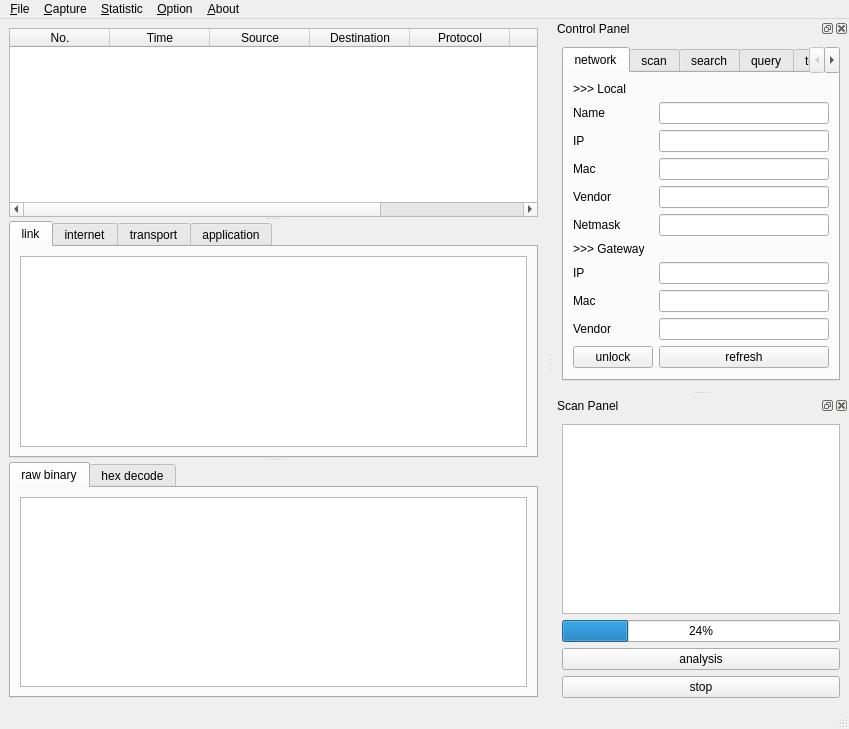
<?xml version="1.0" encoding="UTF-8"?>
<ui version="4.0">
 <class>MainWindow</class>
 <widget class="QMainWindow" name="MainWindow">
  <property name="geometry">
   <rect>
    <x>0</x>
    <y>0</y>
    <width>849</width>
    <height>729</height>
   </rect>
  </property>
  <property name="windowTitle">
   <string>MainWindow</string>
  </property>
  <widget class="QWidget" name="centralwidget">
   <layout class="QHBoxLayout" name="horizontalLayout_8">
    <item>
     <widget class="QSplitter" name="splitter">
      <property name="orientation">
       <enum>Qt::Vertical</enum>
      </property>
      <widget class="QTableWidget" name="conciseInfoTable">
       <property name="styleSheet">
        <string notr="true">outline:0;</string>
       </property>
       <property name="showGrid">
        <bool>false</bool>
       </property>
       <property name="gridStyle">
        <enum>Qt::NoPen</enum>
       </property>
       <column>
        <property name="text">
         <string>No.</string>
        </property>
       </column>
       <column>
        <property name="text">
         <string>Time</string>
        </property>
       </column>
       <column>
        <property name="text">
         <string>Source</string>
        </property>
       </column>
       <column>
        <property name="text">
         <string>Destination</string>
        </property>
       </column>
       <column>
        <property name="text">
         <string>Protocol</string>
        </property>
       </column>
       <column>
        <property name="text">
         <string>Length</string>
        </property>
       </column>
       <column>
        <property name="text">
         <string>Stack</string>
        </property>
       </column>
      </widget>
      <widget class="QTabWidget" name="verboseInfoTab">
       <property name="currentIndex">
        <number>0</number>
       </property>
       <widget class="QWidget" name="linkTab">
        <attribute name="title">
         <string>link</string>
        </attribute>
        <layout class="QVBoxLayout" name="verticalLayout_7">
         <item>
          <widget class="QPlainTextEdit" name="linkTextEdit"/>
         </item>
        </layout>
       </widget>
       <widget class="QWidget" name="interTab">
        <attribute name="title">
         <string>internet</string>
        </attribute>
        <layout class="QVBoxLayout" name="verticalLayout_6">
         <item>
          <widget class="QPlainTextEdit" name="interTextEdit"/>
         </item>
        </layout>
       </widget>
       <widget class="QWidget" name="transTab">
        <attribute name="title">
         <string>transport</string>
        </attribute>
        <layout class="QVBoxLayout" name="verticalLayout_5">
         <item>
          <widget class="QPlainTextEdit" name="transTextEdit"/>
         </item>
        </layout>
       </widget>
       <widget class="QWidget" name="appTab">
        <attribute name="title">
         <string>application</string>
        </attribute>
        <layout class="QVBoxLayout" name="verticalLayout_4">
         <item>
          <widget class="QPlainTextEdit" name="appTextEdit"/>
         </item>
        </layout>
       </widget>
      </widget>
      <widget class="QTabWidget" name="decodeInfoTab">
       <property name="currentIndex">
        <number>0</number>
       </property>
       <widget class="QWidget" name="rawTab">
        <attribute name="title">
         <string>raw binary</string>
        </attribute>
        <layout class="QVBoxLayout" name="verticalLayout_8">
         <item>
          <widget class="QPlainTextEdit" name="rawTextEdit"/>
         </item>
        </layout>
       </widget>
       <widget class="QWidget" name="hexTab">
        <attribute name="title">
         <string>hex decode</string>
        </attribute>
        <layout class="QVBoxLayout" name="verticalLayout_9">
         <item>
          <widget class="QPlainTextEdit" name="hexTextEdit"/>
         </item>
        </layout>
       </widget>
      </widget>
     </widget>
    </item>
   </layout>
  </widget>
  <widget class="QMenuBar" name="menubar">
   <property name="geometry">
    <rect>
     <x>0</x>
     <y>0</y>
     <width>849</width>
     <height>26</height>
    </rect>
   </property>
   <widget class="QMenu" name="menu_File">
    <property name="title">
     <string>&amp;File</string>
    </property>
    <widget class="QMenu" name="menu_export">
     <property name="title">
      <string>&amp;export</string>
     </property>
     <widget class="QMenu" name="menuNetwork_info">
      <property name="title">
       <string>&amp;network info</string>
      </property>
      <addaction name="actionNetCSV"/>
      <addaction name="actionNetJSON"/>
      <addaction name="actionNetPlain"/>
     </widget>
     <widget class="QMenu" name="menuLAN_info">
      <property name="title">
       <string>&amp;LAN info</string>
      </property>
      <addaction name="actionLANCSV"/>
      <addaction name="actionLANJSON"/>
      <addaction name="actionLANPlain"/>
     </widget>
     <widget class="QMenu" name="menuPackets_info">
      <property name="title">
       <string>&amp;packets info</string>
      </property>
      <addaction name="actionPktCSV"/>
      <addaction name="actionPktJSON"/>
      <addaction name="actionPktPlain"/>
     </widget>
     <addaction name="menuNetwork_info"/>
     <addaction name="menuLAN_info"/>
     <addaction name="menuPackets_info"/>
    </widget>
    <addaction name="action_Save"/>
    <addaction name="action_Open"/>
    <addaction name="separator"/>
    <addaction name="menu_export"/>
    <addaction name="separator"/>
    <addaction name="action_close"/>
   </widget>
   <widget class="QMenu" name="menu_Capture">
    <property name="title">
     <string>&amp;Capture</string>
    </property>
    <addaction name="action_Start"/>
    <addaction name="separator"/>
    <addaction name="action_Stop"/>
    <addaction name="separator"/>
    <addaction name="action_Restart"/>
   </widget>
   <widget class="QMenu" name="menu_Statistic">
    <property name="title">
     <string>&amp;Statistic</string>
    </property>
    <widget class="QMenu" name="menu_protocol">
     <property name="title">
      <string>&amp;protocol</string>
     </property>
     <addaction name="action_ProBar"/>
     <addaction name="action_ProHbar"/>
     <addaction name="action_ProPie"/>
    </widget>
    <widget class="QMenu" name="menu_length">
     <property name="title">
      <string>&amp;length</string>
     </property>
     <addaction name="action_LenBar"/>
     <addaction name="action_LenHbar"/>
     <addaction name="action_LenPie"/>
    </widget>
    <widget class="QMenu" name="menu_time">
     <property name="title">
      <string>&amp;time</string>
     </property>
     <addaction name="action_TimeBar"/>
     <addaction name="action_TimeHbar"/>
     <addaction name="action_TimePie"/>
    </widget>
    <addaction name="menu_protocol"/>
    <addaction name="menu_length"/>
    <addaction name="menu_time"/>
   </widget>
   <widget class="QMenu" name="menu_Option">
    <property name="title">
     <string>&amp;Option</string>
    </property>
    <addaction name="separator"/>
    <addaction name="action_Filter"/>
    <addaction name="separator"/>
    <addaction name="action_RefreshRank"/>
   </widget>
   <widget class="QMenu" name="menu_About">
    <property name="title">
     <string>&amp;About</string>
    </property>
    <addaction name="action_Help"/>
    <addaction name="separator"/>
    <addaction name="action_Author"/>
    <addaction name="separator"/>
    <addaction name="action_Rank"/>
   </widget>
   <addaction name="menu_File"/>
   <addaction name="menu_Capture"/>
   <addaction name="menu_Statistic"/>
   <addaction name="menu_Option"/>
   <addaction name="menu_About"/>
  </widget>
  <widget class="QStatusBar" name="statusbar"/>
  <widget class="QDockWidget" name="controlDock">
   <property name="enabled">
    <bool>true</bool>
   </property>
   <property name="floating">
    <bool>false</bool>
   </property>
   <property name="windowTitle">
    <string>Control Panel</string>
   </property>
   <attribute name="dockWidgetArea">
    <number>2</number>
   </attribute>
   <widget class="QWidget" name="controlDockContents">
    <layout class="QHBoxLayout" name="horizontalLayout_2">
     <item>
      <widget class="QTabWidget" name="controlTabManage">
       <property name="currentIndex">
        <number>0</number>
       </property>
       <property name="tabBarAutoHide">
        <bool>false</bool>
       </property>
       <widget class="QWidget" name="networkTab">
        <attribute name="title">
         <string>network</string>
        </attribute>
        <layout class="QFormLayout" name="formLayout">
         <item row="1" column="0">
          <widget class="QLabel" name="nameLabel">
           <property name="text">
            <string>Name</string>
           </property>
          </widget>
         </item>
         <item row="1" column="1">
          <widget class="QLineEdit" name="nameLineEdit"/>
         </item>
         <item row="2" column="0">
          <widget class="QLabel" name="ipLabel">
           <property name="text">
            <string>IP</string>
           </property>
          </widget>
         </item>
         <item row="2" column="1">
          <widget class="QLineEdit" name="ipLineEdit"/>
         </item>
         <item row="3" column="0">
          <widget class="QLabel" name="macLabel">
           <property name="text">
            <string>Mac</string>
           </property>
          </widget>
         </item>
         <item row="3" column="1">
          <widget class="QLineEdit" name="macLineEdit"/>
         </item>
         <item row="4" column="0">
          <widget class="QLabel" name="vendorLabel">
           <property name="text">
            <string>Vendor</string>
           </property>
          </widget>
         </item>
         <item row="4" column="1">
          <widget class="QLineEdit" name="vendorLineEdit"/>
         </item>
         <item row="5" column="0">
          <widget class="QLabel" name="netmaskLabel">
           <property name="text">
            <string>Netmask</string>
           </property>
          </widget>
         </item>
         <item row="5" column="1">
          <widget class="QLineEdit" name="netmaskLineEdit"/>
         </item>
         <item row="7" column="0">
          <widget class="QLabel" name="gwIpLabel">
           <property name="text">
            <string>IP</string>
           </property>
          </widget>
         </item>
         <item row="10" column="0">
          <widget class="QLabel" name="gwVendorLabel">
           <property name="text">
            <string>Vendor</string>
           </property>
          </widget>
         </item>
         <item row="10" column="1">
          <widget class="QLineEdit" name="gwVendorLineEdit"/>
         </item>
         <item row="13" column="1">
          <widget class="QPushButton" name="refreshButton">
           <property name="text">
            <string>refresh</string>
           </property>
          </widget>
         </item>
         <item row="0" column="0">
          <widget class="QLabel" name="localLabel">
           <property name="text">
            <string>&gt;&gt;&gt; Local</string>
           </property>
          </widget>
         </item>
         <item row="6" column="0">
          <widget class="QLabel" name="gwLabel">
           <property name="text">
            <string>&gt;&gt;&gt; Gateway</string>
           </property>
          </widget>
         </item>
         <item row="8" column="0">
          <widget class="QLabel" name="gwMacLabel">
           <property name="text">
            <string>Mac</string>
           </property>
          </widget>
         </item>
         <item row="13" column="0">
          <widget class="QPushButton" name="unlockButton">
           <property name="text">
            <string>unlock</string>
           </property>
          </widget>
         </item>
         <item row="7" column="1">
          <widget class="QLineEdit" name="gwIpLineEdit"/>
         </item>
         <item row="8" column="1">
          <widget class="QLineEdit" name="gwMacLineEdit"/>
         </item>
        </layout>
       </widget>
       <widget class="QWidget" name="scanTab">
        <attribute name="title">
         <string>scan</string>
        </attribute>
        <layout class="QVBoxLayout" name="verticalLayout_3">
         <item>
          <widget class="QLabel" name="rangeLabel">
           <property name="text">
            <string>Range</string>
           </property>
          </widget>
         </item>
         <item>
          <widget class="QLineEdit" name="rangeLineEdit"/>
         </item>
         <item>
          <widget class="QPushButton" name="rangeButton">
           <property name="text">
            <string>range scan</string>
           </property>
          </widget>
         </item>
         <item>
          <widget class="QLabel" name="maskLabel">
           <property name="text">
            <string>Mask</string>
           </property>
          </widget>
         </item>
         <item>
          <widget class="QLineEdit" name="maskLineEdit"/>
         </item>
         <item>
          <widget class="QPushButton" name="maskButton">
           <property name="text">
            <string>mask scan</string>
           </property>
          </widget>
         </item>
        </layout>
       </widget>
       <widget class="QWidget" name="searchTab">
        <attribute name="title">
         <string>search</string>
        </attribute>
        <layout class="QFormLayout" name="formLayout_4">
         <item row="0" column="0">
          <widget class="QLabel" name="searchLabel">
           <property name="text">
            <string>Search</string>
           </property>
          </widget>
         </item>
         <item row="0" column="1">
          <widget class="QLineEdit" name="searchLineEdit"/>
         </item>
         <item row="1" column="1">
          <widget class="QPushButton" name="searchButton">
           <property name="text">
            <string>search</string>
           </property>
          </widget>
         </item>
        </layout>
       </widget>
       <widget class="QWidget" name="ipinfoTab">
        <attribute name="title">
         <string>query</string>
        </attribute>
        <layout class="QFormLayout" name="formLayout_3">
         <item row="0" column="0">
          <widget class="QLabel" name="sipLabel">
           <property name="text">
            <string>Query IP</string>
           </property>
          </widget>
         </item>
         <item row="0" column="1">
          <widget class="QLineEdit" name="sipLineEdit"/>
         </item>
         <item row="1" column="0" colspan="2">
          <widget class="QTextEdit" name="sipTextEdit"/>
         </item>
         <item row="2" column="0">
          <widget class="QPushButton" name="sipButton">
           <property name="text">
            <string>query</string>
           </property>
          </widget>
         </item>
        </layout>
       </widget>
       <widget class="QWidget" name="termTab">
        <attribute name="title">
         <string>term</string>
        </attribute>
        <layout class="QGridLayout" name="gridLayout">
         <item row="0" column="0">
          <widget class="QLabel" name="termLabel">
           <property name="text">
            <string>Query Term</string>
           </property>
          </widget>
         </item>
         <item row="0" column="1">
          <widget class="QLineEdit" name="termLineEdit"/>
         </item>
         <item row="2" column="0" colspan="2">
          <widget class="QPushButton" name="termButton">
           <property name="text">
            <string>query</string>
           </property>
          </widget>
         </item>
         <item row="1" column="0" colspan="2">
          <widget class="QTextEdit" name="termTextEdit"/>
         </item>
        </layout>
       </widget>
      </widget>
     </item>
    </layout>
   </widget>
  </widget>
  <widget class="QDockWidget" name="scanDock">
   <property name="windowTitle">
    <string>Scan Panel</string>
   </property>
   <attribute name="dockWidgetArea">
    <number>2</number>
   </attribute>
   <widget class="QWidget" name="scanDockContents">
    <layout class="QVBoxLayout" name="verticalLayout">
     <item>
      <widget class="QListWidget" name="nodeListWidget">
       <property name="styleSheet">
        <string notr="true">outline:0;</string>
       </property>
      </widget>
     </item>
     <item>
      <widget class="QProgressBar" name="scanProgressBar">
       <property name="value">
        <number>24</number>
       </property>
      </widget>
     </item>
     <item>
      <widget class="QPushButton" name="analysisButton">
       <property name="text">
        <string>analysis</string>
       </property>
      </widget>
     </item>
     <item>
      <widget class="QPushButton" name="stopButton">
       <property name="text">
        <string>stop</string>
       </property>
      </widget>
     </item>
    </layout>
   </widget>
  </widget>
  <action name="action_Save">
   <property name="text">
    <string>&amp;save</string>
   </property>
  </action>
  <action name="action_Open">
   <property name="text">
    <string>&amp;open</string>
   </property>
  </action>
  <action name="action_Export">
   <property name="text">
    <string>&amp;Export</string>
   </property>
  </action>
  <action name="actionNetCSV">
   <property name="text">
    <string>&amp;CSV</string>
   </property>
  </action>
  <action name="actionNetJSON">
   <property name="text">
    <string>&amp;JSON</string>
   </property>
  </action>
  <action name="actionNetPlain">
   <property name="text">
    <string>&amp;plain text</string>
   </property>
  </action>
  <action name="actionLANCSV">
   <property name="text">
    <string>CSV</string>
   </property>
  </action>
  <action name="actionLANJSON">
   <property name="text">
    <string>JSON</string>
   </property>
  </action>
  <action name="actionLANPlain">
   <property name="text">
    <string>plain text</string>
   </property>
  </action>
  <action name="actionPktCSV">
   <property name="text">
    <string>CSV</string>
   </property>
  </action>
  <action name="actionPktJSON">
   <property name="text">
    <string>JSON</string>
   </property>
  </action>
  <action name="actionPktPlain">
   <property name="text">
    <string>plain text</string>
   </property>
  </action>
  <action name="action_Start">
   <property name="text">
    <string>&amp;start</string>
   </property>
  </action>
  <action name="actionSto_p">
   <property name="text">
    <string>sto&amp;p</string>
   </property>
  </action>
  <action name="action_restart">
   <property name="text">
    <string>&amp;restart</string>
   </property>
  </action>
  <action name="action_ProBar">
   <property name="text">
    <string>&amp;bar</string>
   </property>
  </action>
  <action name="action_ProHbar">
   <property name="text">
    <string>&amp;hbar</string>
   </property>
  </action>
  <action name="action_ProPie">
   <property name="text">
    <string>&amp;pie</string>
   </property>
  </action>
  <action name="action_LenBar">
   <property name="text">
    <string>&amp;bar</string>
   </property>
  </action>
  <action name="action_LenHbar">
   <property name="text">
    <string>&amp;hbar</string>
   </property>
  </action>
  <action name="action_LenPie">
   <property name="text">
    <string>&amp;pie</string>
   </property>
  </action>
  <action name="action_TimeBar">
   <property name="text">
    <string>&amp;bar</string>
   </property>
  </action>
  <action name="action_TimeHbar">
   <property name="text">
    <string>&amp;hbar</string>
   </property>
  </action>
  <action name="action_TimePie">
   <property name="text">
    <string>&amp;pie</string>
   </property>
  </action>
  <action name="action_Stop">
   <property name="text">
    <string>sto&amp;p</string>
   </property>
  </action>
  <action name="action_Restart">
   <property name="text">
    <string>&amp;restart</string>
   </property>
  </action>
  <action name="action_Help">
   <property name="text">
    <string>&amp;help</string>
   </property>
  </action>
  <action name="action_Author">
   <property name="text">
    <string>&amp;author</string>
   </property>
  </action>
  <action name="action_close">
   <property name="text">
    <string>&amp;close</string>
   </property>
   <property name="shortcut">
    <string>Ctrl+Q</string>
   </property>
  </action>
  <action name="action_rank">
   <property name="text">
    <string>&amp;rank</string>
   </property>
  </action>
  <action name="action_Rank">
   <property name="text">
    <string>&amp;rank</string>
   </property>
  </action>
  <action name="action_Filter">
   <property name="text">
    <string>&amp;filter</string>
   </property>
  </action>
  <action name="action_RefreshRank">
   <property name="text">
    <string>&amp;refresh rank</string>
   </property>
  </action>
 </widget>
 <resources/>
 <connections/>
</ui>
